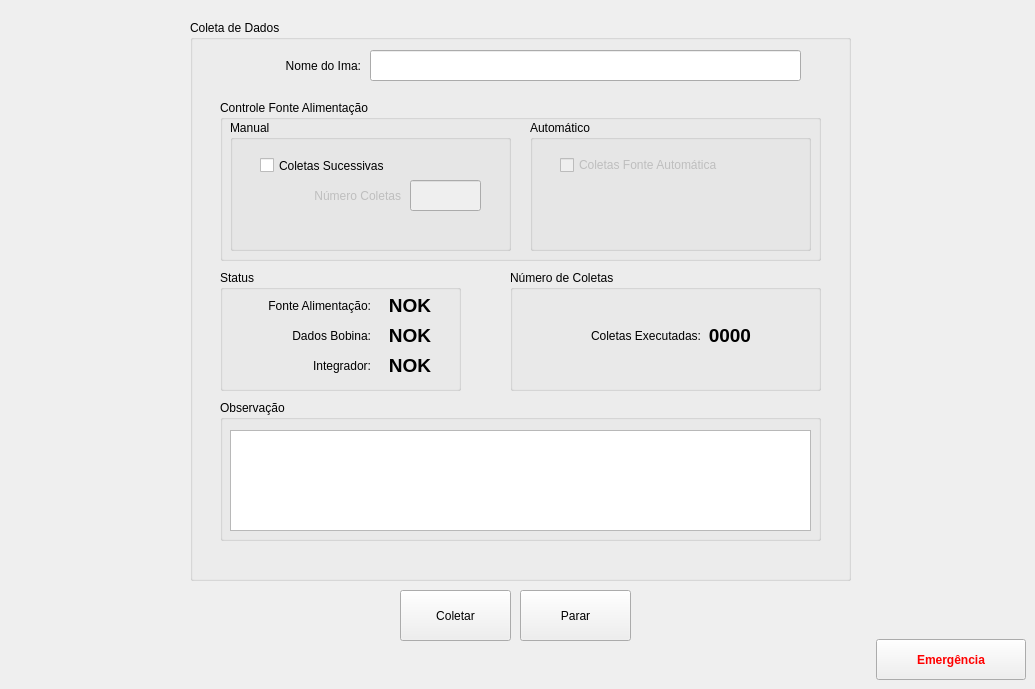
    <widget class="QWidget" name="tab_11">
     <attribute name="title">
      <string>Coletas</string>
     </attribute>
     <widget class="QGroupBox" name="groupBox_16">
      <property name="geometry">
       <rect>
        <x>190</x>
        <y>20</y>
        <width>661</width>
        <height>561</height>
       </rect>
      </property>
      <property name="title">
       <string>Coleta de Dados</string>
      </property>
      <widget class="QLineEdit" name="Nome_Ima">
       <property name="geometry">
        <rect>
         <x>180</x>
         <y>30</y>
         <width>431</width>
         <height>31</height>
        </rect>
       </property>
       <property name="text">
        <string/>
       </property>
      </widget>
      <widget class="QLabel" name="label_134">
       <property name="geometry">
        <rect>
         <x>40</x>
         <y>30</y>
         <width>131</width>
         <height>31</height>
        </rect>
       </property>
       <property name="text">
        <string>Nome do Ima:</string>
       </property>
       <property name="alignment">
        <set>Qt::AlignRight|Qt::AlignTrailing|Qt::AlignVCenter</set>
       </property>
      </widget>
      <widget class="QGroupBox" name="groupBox_10">
       <property name="geometry">
        <rect>
         <x>30</x>
         <y>250</y>
         <width>241</width>
         <height>121</height>
        </rect>
       </property>
       <property name="title">
        <string>Status</string>
       </property>
       <widget class="QLabel" name="label_129">
        <property name="geometry">
         <rect>
          <x>10</x>
          <y>20</y>
          <width>141</width>
          <height>31</height>
         </rect>
        </property>
        <property name="text">
         <string>Fonte Alimentação:</string>
        </property>
        <property name="alignment">
         <set>Qt::AlignRight|Qt::AlignTrailing|Qt::AlignVCenter</set>
        </property>
       </widget>
       <widget class="QLabel" name="label_130">
        <property name="geometry">
         <rect>
          <x>50</x>
          <y>80</y>
          <width>101</width>
          <height>31</height>
         </rect>
        </property>
        <property name="text">
         <string>Integrador:</string>
        </property>
        <property name="alignment">
         <set>Qt::AlignRight|Qt::AlignTrailing|Qt::AlignVCenter</set>
        </property>
       </widget>
       <widget class="QLabel" name="label_131">
        <property name="geometry">
         <rect>
          <x>10</x>
          <y>50</y>
          <width>141</width>
          <height>31</height>
         </rect>
        </property>
        <property name="text">
         <string>Dados Bobina:</string>
        </property>
        <property name="alignment">
         <set>Qt::AlignRight|Qt::AlignTrailing|Qt::AlignVCenter</set>
        </property>
       </widget>
       <widget class="QLabel" name="label_135">
        <property name="geometry">
         <rect>
          <x>160</x>
          <y>20</y>
          <width>51</width>
          <height>31</height>
         </rect>
        </property>
        <property name="font">
         <font>
          <pointsize>14</pointsize>
          <weight>75</weight>
          <bold>true</bold>
         </font>
        </property>
        <property name="layoutDirection">
         <enum>Qt::RightToLeft</enum>
        </property>
        <property name="text">
         <string>NOK</string>
        </property>
        <property name="alignment">
         <set>Qt::AlignRight|Qt::AlignTrailing|Qt::AlignVCenter</set>
        </property>
       </widget>
       <widget class="QLabel" name="label_136">
        <property name="geometry">
         <rect>
          <x>160</x>
          <y>50</y>
          <width>51</width>
          <height>31</height>
         </rect>
        </property>
        <property name="font">
         <font>
          <pointsize>14</pointsize>
          <weight>75</weight>
          <bold>true</bold>
         </font>
        </property>
        <property name="layoutDirection">
         <enum>Qt::RightToLeft</enum>
        </property>
        <property name="text">
         <string>NOK</string>
        </property>
        <property name="alignment">
         <set>Qt::AlignRight|Qt::AlignTrailing|Qt::AlignVCenter</set>
        </property>
       </widget>
       <widget class="QLabel" name="label_137">
        <property name="geometry">
         <rect>
          <x>160</x>
          <y>80</y>
          <width>51</width>
          <height>31</height>
         </rect>
        </property>
        <property name="font">
         <font>
          <pointsize>14</pointsize>
          <weight>75</weight>
          <bold>true</bold>
         </font>
        </property>
        <property name="layoutDirection">
         <enum>Qt::RightToLeft</enum>
        </property>
        <property name="text">
         <string>NOK</string>
        </property>
        <property name="alignment">
         <set>Qt::AlignRight|Qt::AlignTrailing|Qt::AlignVCenter</set>
        </property>
       </widget>
      </widget>
      <widget class="QGroupBox" name="groupBox_22">
       <property name="geometry">
        <rect>
         <x>320</x>
         <y>250</y>
         <width>311</width>
         <height>121</height>
        </rect>
       </property>
       <property name="title">
        <string>Número de Coletas</string>
       </property>
       <widget class="QLabel" name="label_138">
        <property name="geometry">
         <rect>
          <x>190</x>
          <y>50</y>
          <width>51</width>
          <height>31</height>
         </rect>
        </property>
        <property name="font">
         <font>
          <pointsize>14</pointsize>
          <weight>75</weight>
          <bold>true</bold>
         </font>
        </property>
        <property name="layoutDirection">
         <enum>Qt::LeftToRight</enum>
        </property>
        <property name="text">
         <string>0000</string>
        </property>
        <property name="alignment">
         <set>Qt::AlignRight|Qt::AlignTrailing|Qt::AlignVCenter</set>
        </property>
       </widget>
       <widget class="QLabel" name="label_139">
        <property name="geometry">
         <rect>
          <x>50</x>
          <y>50</y>
          <width>141</width>
          <height>31</height>
         </rect>
        </property>
        <property name="text">
         <string>Coletas Executadas:</string>
        </property>
        <property name="alignment">
         <set>Qt::AlignRight|Qt::AlignTrailing|Qt::AlignVCenter</set>
        </property>
       </widget>
      </widget>
      <widget class="QGroupBox" name="groupBox_11">
       <property name="geometry">
        <rect>
         <x>30</x>
         <y>80</y>
         <width>601</width>
         <height>161</height>
        </rect>
       </property>
       <property name="title">
        <string>Controle Fonte Alimentação</string>
       </property>
       <widget class="QGroupBox" name="groupBox_21">
        <property name="geometry">
         <rect>
          <x>10</x>
          <y>20</y>
          <width>281</width>
          <height>131</height>
         </rect>
        </property>
        <property name="title">
         <string>Manual</string>
        </property>
        <widget class="QLineEdit" name="N_Coletas_Manual">
         <property name="enabled">
          <bool>false</bool>
         </property>
         <property name="geometry">
          <rect>
           <x>180</x>
           <y>60</y>
           <width>71</width>
           <height>31</height>
          </rect>
         </property>
        </widget>
        <widget class="QLabel" name="label_22">
         <property name="enabled">
          <bool>false</bool>
         </property>
         <property name="geometry">
          <rect>
           <x>50</x>
           <y>60</y>
           <width>121</width>
           <height>31</height>
          </rect>
         </property>
         <property name="text">
          <string>Número Coletas</string>
         </property>
         <property name="alignment">
          <set>Qt::AlignRight|Qt::AlignTrailing|Qt::AlignVCenter</set>
         </property>
        </widget>
        <widget class="QCheckBox" name="C_Sucessivas">
         <property name="geometry">
          <rect>
           <x>30</x>
           <y>30</y>
           <width>161</width>
           <height>31</height>
          </rect>
         </property>
         <property name="text">
          <string>Coletas Sucessivas</string>
         </property>
        </widget>
       </widget>
       <widget class="QGroupBox" name="groupBox_20">
        <property name="geometry">
         <rect>
          <x>310</x>
          <y>20</y>
          <width>281</width>
          <height>131</height>
         </rect>
        </property>
        <property name="title">
         <string>Automático</string>
        </property>
        <widget class="QCheckBox" name="Chk_Auto">
         <property name="enabled">
          <bool>false</bool>
         </property>
         <property name="geometry">
          <rect>
           <x>30</x>
           <y>30</y>
           <width>211</width>
           <height>30</height>
          </rect>
         </property>
         <property name="text">
          <string>Coletas Fonte Automática</string>
         </property>
        </widget>
       </widget>
      </widget>
      <widget class="QGroupBox" name="groupBox_23">
       <property name="geometry">
        <rect>
         <x>30</x>
         <y>380</y>
         <width>601</width>
         <height>141</height>
        </rect>
       </property>
       <property name="title">
        <string>Observação</string>
       </property>
       <widget class="QTextEdit" name="observacao">
        <property name="geometry">
         <rect>
          <x>10</x>
          <y>30</y>
          <width>581</width>
          <height>101</height>
         </rect>
        </property>
       </widget>
      </widget>
     </widget>
     <widget class="QPushButton" name="coletar">
      <property name="enabled">
       <bool>true</bool>
      </property>
      <property name="geometry">
       <rect>
        <x>400</x>
        <y>590</y>
        <width>111</width>
        <height>51</height>
       </rect>
      </property>
      <property name="cursor">
       <cursorShape>ArrowCursor</cursorShape>
      </property>
      <property name="text">
       <string>Coletar</string>
      </property>
      <property name="icon">
       <iconset>
        <normaloff>imagens/play1.png</normaloff>imagens/play1.png</iconset>
      </property>
      <property name="iconSize">
       <size>
        <width>30</width>
        <height>30</height>
       </size>
      </property>
     </widget>
     <widget class="QPushButton" name="Emergencia_8">
      <property name="geometry">
       <rect>
        <x>876</x>
        <y>639</y>
        <width>150</width>
        <height>41</height>
       </rect>
      </property>
      <property name="palette">
       <palette>
        <active>
         <colorrole role="ButtonText">
          <brush brushstyle="SolidPattern">
           <color alpha="255">
            <red>255</red>
            <green>0</green>
            <blue>0</blue>
           </color>
          </brush>
         </colorrole>
        </active>
        <inactive>
         <colorrole role="ButtonText">
          <brush brushstyle="SolidPattern">
           <color alpha="255">
            <red>255</red>
            <green>0</green>
            <blue>0</blue>
           </color>
          </brush>
         </colorrole>
        </inactive>
        <disabled>
         <colorrole role="ButtonText">
          <brush brushstyle="SolidPattern">
           <color alpha="255">
            <red>120</red>
            <green>120</green>
            <blue>120</blue>
           </color>
          </brush>
         </colorrole>
        </disabled>
       </palette>
      </property>
      <property name="font">
       <font>
        <weight>75</weight>
        <bold>true</bold>
       </font>
      </property>
      <property name="text">
       <string>Emergência</string>
      </property>
      <property name="icon">
       <iconset>
        <normaloff>imagens/emergency_icon_01.png</normaloff>imagens/emergency_icon_01.png</iconset>
      </property>
      <property name="iconSize">
       <size>
        <width>35</width>
        <height>35</height>
       </size>
      </property>
     </widget>
     <widget class="QPushButton" name="Parar_3">
      <property name="geometry">
       <rect>
        <x>520</x>
        <y>590</y>
        <width>111</width>
        <height>51</height>
       </rect>
      </property>
      <property name="text">
       <string>Parar</string>
      </property>
      <property name="icon">
       <iconset>
        <normaloff>imagens/stop.png</normaloff>imagens/stop.png</iconset>
      </property>
      <property name="iconSize">
       <size>
        <width>40</width>
        <height>40</height>
       </size>
      </property>
     </widget>
    </widget>
